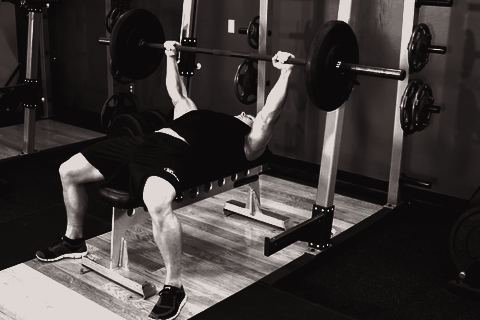
#> input picture exercicios/dist/gifs/Barbell_Bench_Press_-_Medium_Grip.jpg, 480 x 320 px
$ python -i build.py   (imports and definitions only)
#> lines starting #> are read from the running program, lines starting #| are printed output that depends on the picture
#> further down, picture is the input picture: PIL image 480x320 RGB; mean R, G, B 60.7, 55.8, 54.6
"""
Gera a base de exercícios do Ex-Ficha.

Fonte padrão: ExerciseDB (AscendAPI), versão grátis V1 (https://oss.exercisedb.dev), que tem GIFs
animados de verdade: ilustrações 3D com os músculos trabalhados em vermelho.
Cada GIF recebe o tratamento da marca:
  - o fundo branco vira o preto de cinzas do app (#0b0909),
  - o corpo e os aparelhos viram cor de osso, com sombras mais fundas,
  - o vermelho dos músculos é puxado para o vermelho da logo (#d0121a).

Fonte alternativa (--fonte free): free-exercise-db (domínio público). Junta as duas fotos de cada
exercício numa animação em loop.

Nome, passos e dica em português vêm de curadoria.json; o id do ExerciseDB de cada exercício
fica em mapa-exercisedb.json.

Uso:
  python build.py                  # ExerciseDB, 42 exercícios da curadoria
  python build.py --fonte free     # free-exercise-db
  python build.py --tamanho 480

Saída: dist/exercicios.json e dist/gifs/<id>.webp (+ <id>.jpg, um quadro para capa).

ATENÇÃO (ExerciseDB): confirme os termos de uso (https://dub.sh/exercisedb-api-tos) antes de
publicar o app. O código deles é AGPL-3.0 e os termos da mídia (GIFs) não estavam claros na página.
"""
import argparse, json, os, sys, time, urllib.request
from concurrent.futures import ThreadPoolExecutor
from PIL import Image, ImageChops, ImageDraw, ImageEnhance, ImageFilter, ImageOps

AQUI = os.path.dirname(os.path.abspath(__file__))
UA = {"User-Agent": "Mozilla/5.0 (ex-ficha-build)"}
PRETO, MEIO, OSSO = (11, 9, 9), (70, 61, 60), (222, 215, 211)
CORPO_MEIO, CORPO_OSSO = (96, 88, 86), (214, 206, 202)
VERM_ESC, VERM, VERM_CLARO = (40, 4, 6), (208, 18, 26), (255, 92, 96)

# ---------- traduções ----------
EDB_MUSC = {"abdominals": "abdômen", "ankle stabilizers": "tornozelo", "biceps": "bíceps", "calves": "panturrilha",
            "cardiovascular system": "cárdio", "core": "core", "deltoids": "ombros", "erector spinae": "lombar",
            "forearms": "antebraço", "glutes": "glúteos", "hamstrings": "posterior de coxa", "hip flexors": "flexores do quadril",
            "latissimus dorsi": "dorsal", "pectorals": "peito", "quadriceps": "quadríceps", "rear deltoids": "deltoide posterior",
            "rhomboids": "romboides", "soleus": "sóleo", "trapezius": "trapézio", "triceps": "tríceps", "upper back": "parte alta das costas"}
EDB_EQUIP = {"barbell": "barra", "bodyweight": "peso do corpo", "cable": "polia", "dumbbell": "halteres",
             "leverage machine": "máquina", "rope": "corda", "sled machine": "leg press", "weighted": "anilha"}
FREE_MUSC = {"abdominals": "abdômen", "abductors": "abdutores", "adductors": "adutores", "biceps": "bíceps",
             "calves": "panturrilha", "chest": "peito", "forearms": "antebraço", "glutes": "glúteos",
             "hamstrings": "posterior de coxa", "lats": "dorsal", "lower back": "lombar", "middle back": "meio das costas",
             "neck": "pescoço", "quadriceps": "quadríceps", "shoulders": "ombros", "traps": "trapézio", "triceps": "tríceps"}
FREE_EQUIP = {"barbell": "barra", "dumbbell": "halteres", "other": "outro", "body only": "peso do corpo", "cable": "polia",
              "machine": "máquina", "kettlebells": "kettlebell", "bands": "elástico", "medicine ball": "medicine ball",
              "exercise ball": "bola suíça", "foam roll": "rolo de espuma", "e-z curl bar": "barra W", None: "nenhum"}
NIVEL = {"beginner": "iniciante", "intermediate": "intermediário", "expert": "avançado"}


# [82 lines left out: functions baixar, edb_lista, edb_quadro, edb_animar, edb_registro, not called in this run]


# ---------- free-exercise-db ----------
def free_tratar(im):
    g = ImageOps.autocontrast(im.convert("L"), cutoff=1)
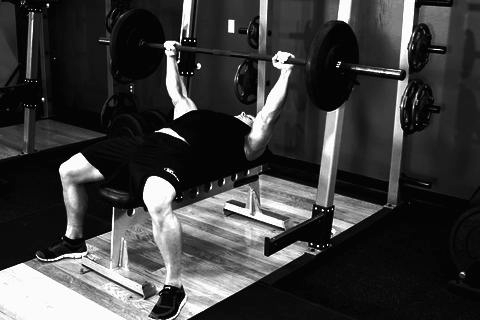
#> g: PIL image 480x320 L; min 0, max 255, mean 60.4
    g = ImageEnhance.Contrast(g).enhance(1.25).point(lambda v: int(255 * ((v / 255) ** 1.35)))
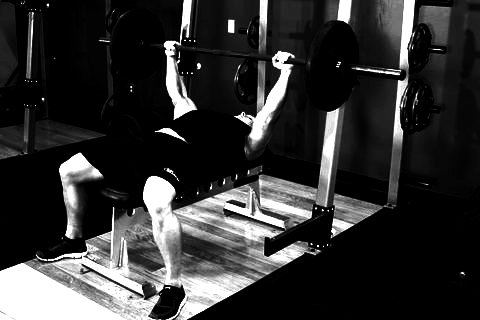
#> g: PIL image 480x320 L; min 0, max 255, mean 50.9
    return ImageOps.colorize(g, black=PRETO, mid=MEIO, white=OSSO)
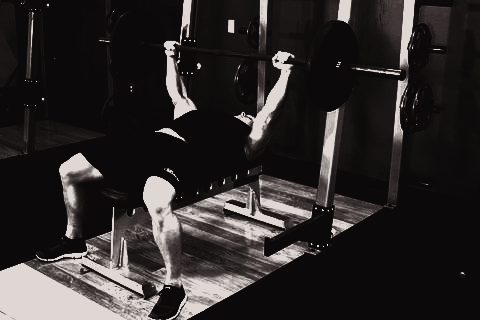
#> returned value: PIL image 480x320 RGB; mean R, G, B 46.1, 42.4, 41.7


# [62 lines left out: functions free_animar, free_registro, main, not called in this run]


# [2 lines not run here, left out]

>>> from PIL import Image
>>> picture = Image.open('dist/gifs/Barbell_Bench_Press_-_Medium_Grip.jpg')
>>> result = free_tratar(picture)

$ run again, on exercicios/dist/gifs/Barbell_Incline_Bench_Press_-_Medium_Grip.jpg
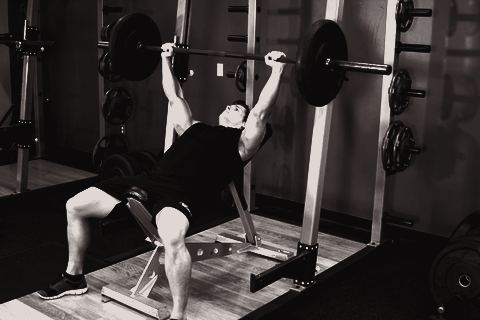
#> input picture exercicios/dist/gifs/Barbell_Incline_Bench_Press_-_Medium_Grip.jpg, 480 x 320 px
#> picture is the input picture: PIL image 480x320 RGB; mean R, G, B 56.1, 51.2, 49.9
#> in free_tratar, `g = ImageEnhance.Contrast(g).enhance(1.25).point(lambda v: int(255 * (..`:
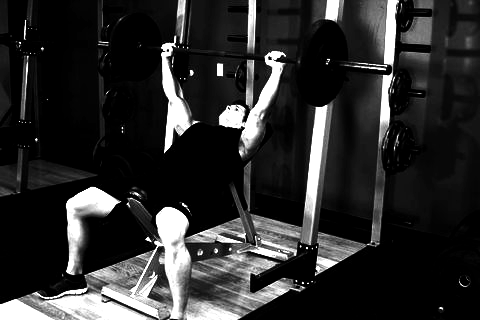
#> g: PIL image 480x320 L; min 0, max 255, mean 44.1
#> in free_tratar, `return ImageOps.colorize(g, black=PRETO, mid=MEIO, white=OSSO)`:
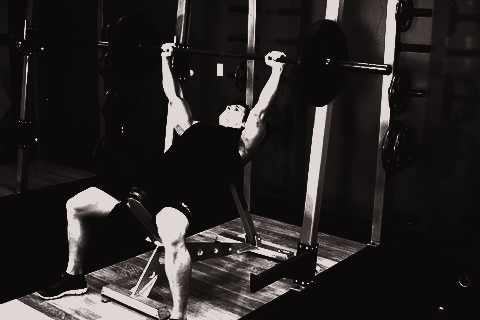
#> returned value: PIL image 480x320 RGB; mean R, G, B 40.3, 36.7, 36.2

$ run again, on exercicios/dist/gifs/Barbell_Shoulder_Press.jpg
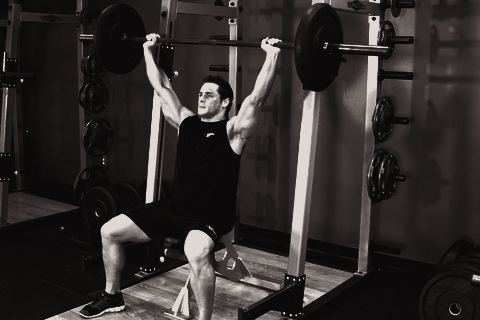
#> input picture exercicios/dist/gifs/Barbell_Shoulder_Press.jpg, 480 x 320 px
#> picture is the input picture: PIL image 480x320 RGB; mean R, G, B 49.5, 44.6, 43.4
#> in free_tratar, `g = ImageEnhance.Contrast(g).enhance(1.25).point(lambda v: int(255 * (..`:
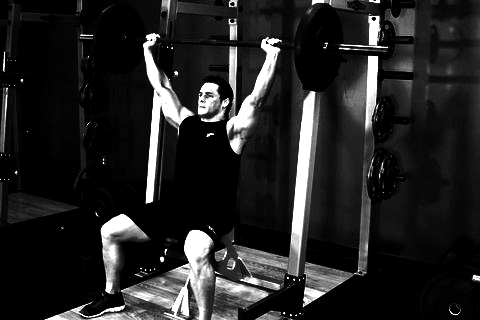
#> g: PIL image 480x320 L; min 0, max 255, mean 35.6
#> in free_tratar, `return ImageOps.colorize(g, black=PRETO, mid=MEIO, white=OSSO)`:
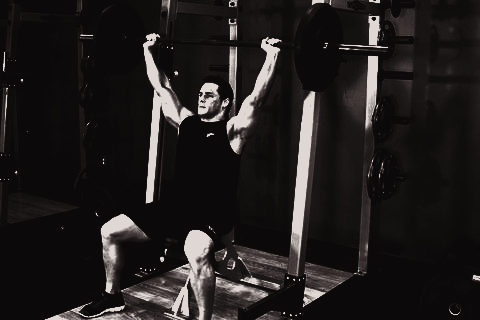
#> returned value: PIL image 480x320 RGB; mean R, G, B 33.6, 30.3, 29.9

$ run again, on exercicios/dist/gifs/Barbell_Squat.jpg
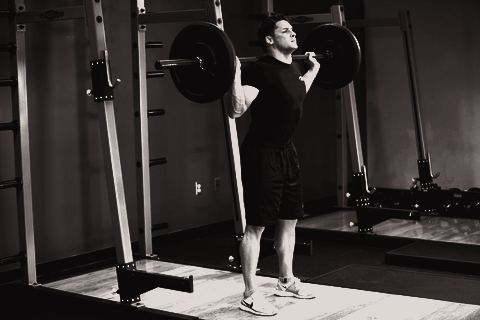
#> input picture exercicios/dist/gifs/Barbell_Squat.jpg, 480 x 320 px
#> picture is the input picture: PIL image 480x320 RGB; mean R, G, B 57.9, 52.6, 51.3
#> in free_tratar, `g = ImageEnhance.Contrast(g).enhance(1.25).point(lambda v: int(255 * (..`:
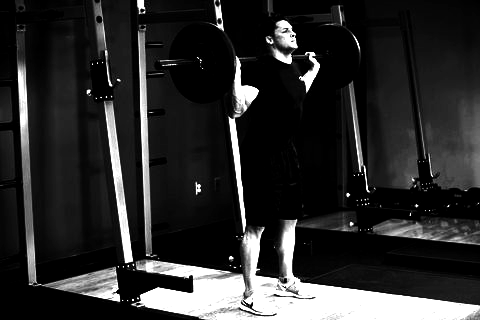
#> g: PIL image 480x320 L; min 0, max 255, mean 43.8
#> in free_tratar, `return ImageOps.colorize(g, black=PRETO, mid=MEIO, white=OSSO)`:
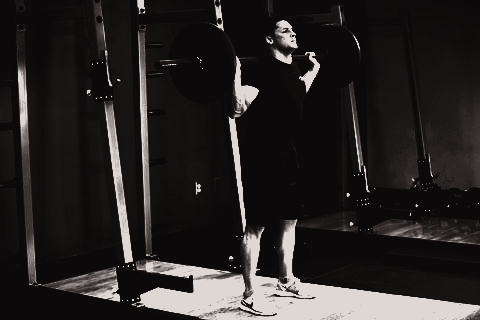
#> returned value: PIL image 480x320 RGB; mean R, G, B 40.9, 37.5, 36.9
